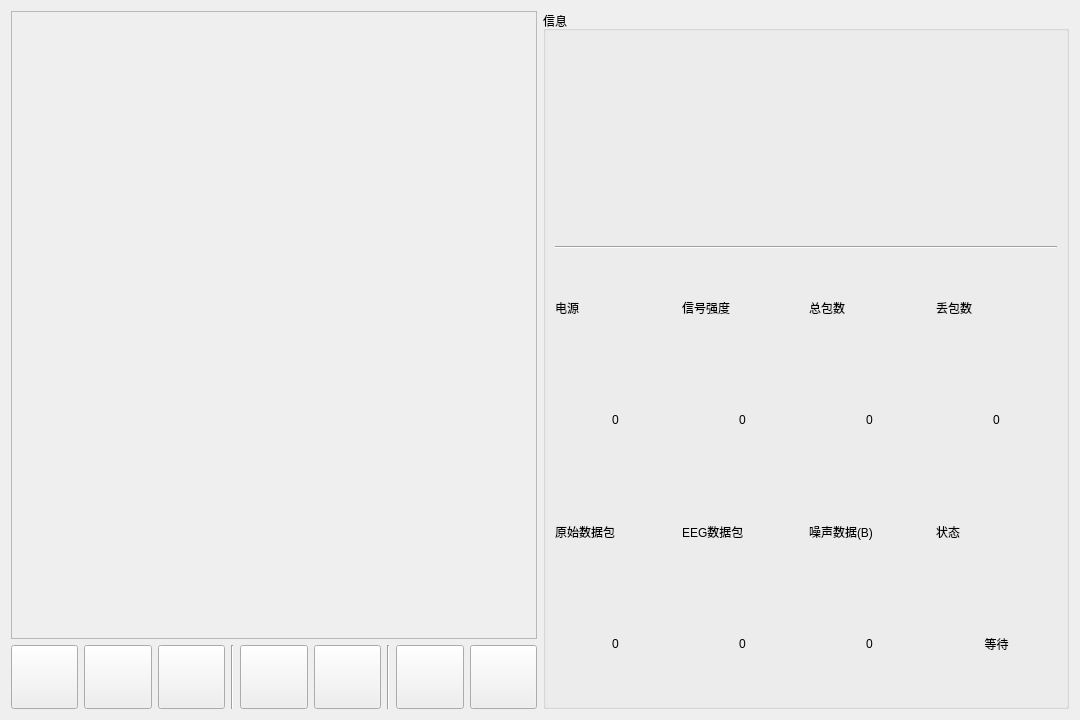
<?xml version="1.0" encoding="UTF-8"?>
<ui version="4.0">
 <class>MainWidget</class>
 <widget class="QWidget" name="MainWidget">
  <property name="geometry">
   <rect>
    <x>0</x>
    <y>0</y>
    <width>1080</width>
    <height>720</height>
   </rect>
  </property>
  <property name="minimumSize">
   <size>
    <width>1080</width>
    <height>720</height>
   </size>
  </property>
  <property name="maximumSize">
   <size>
    <width>1080</width>
    <height>720</height>
   </size>
  </property>
  <property name="windowTitle">
   <string>MainWidget</string>
  </property>
  <property name="styleSheet">
   <string notr="true"/>
  </property>
  <layout class="QGridLayout" name="gridLayout">
   <item row="1" column="0">
    <layout class="QHBoxLayout" name="horizontalLayout">
     <item>
      <widget class="QPushButton" name="btnCOM">
       <property name="minimumSize">
        <size>
         <width>64</width>
         <height>64</height>
        </size>
       </property>
       <property name="toolTip">
        <string>读取串口数据</string>
       </property>
       <property name="text">
        <string/>
       </property>
       <property name="icon">
        <iconset resource="resource.qrc">
         <normaloff>:/resource/icon/serialport.svg</normaloff>:/resource/icon/serialport.svg</iconset>
       </property>
       <property name="iconSize">
        <size>
         <width>64</width>
         <height>64</height>
        </size>
       </property>
      </widget>
     </item>
     <item>
      <widget class="QPushButton" name="btnSim">
       <property name="minimumSize">
        <size>
         <width>64</width>
         <height>64</height>
        </size>
       </property>
       <property name="toolTip">
        <string>使用模拟数据</string>
       </property>
       <property name="text">
        <string/>
       </property>
       <property name="icon">
        <iconset resource="resource.qrc">
         <normaloff>:/resource/icon/sim.svg</normaloff>:/resource/icon/sim.svg</iconset>
       </property>
       <property name="iconSize">
        <size>
         <width>64</width>
         <height>64</height>
        </size>
       </property>
      </widget>
     </item>
     <item>
      <widget class="QPushButton" name="btnLocal">
       <property name="minimumSize">
        <size>
         <width>64</width>
         <height>64</height>
        </size>
       </property>
       <property name="toolTip">
        <string>读取本地文件</string>
       </property>
       <property name="text">
        <string/>
       </property>
       <property name="icon">
        <iconset resource="resource.qrc">
         <normaloff>:/resource/icon/open.svg</normaloff>:/resource/icon/open.svg</iconset>
       </property>
       <property name="iconSize">
        <size>
         <width>64</width>
         <height>64</height>
        </size>
       </property>
      </widget>
     </item>
     <item>
      <widget class="Line" name="lineOpen">
       <property name="orientation">
        <enum>Qt::Orientation::Vertical</enum>
       </property>
      </widget>
     </item>
     <item>
      <widget class="QPushButton" name="btnPlay">
       <property name="minimumSize">
        <size>
         <width>64</width>
         <height>64</height>
        </size>
       </property>
       <property name="statusTip">
        <string>运行</string>
       </property>
       <property name="text">
        <string/>
       </property>
       <property name="icon">
        <iconset resource="resource.qrc">
         <normaloff>:/resource/icon/resume.svg</normaloff>:/resource/icon/resume.svg</iconset>
       </property>
       <property name="iconSize">
        <size>
         <width>64</width>
         <height>64</height>
        </size>
       </property>
      </widget>
     </item>
     <item>
      <widget class="QPushButton" name="btnPause">
       <property name="minimumSize">
        <size>
         <width>64</width>
         <height>64</height>
        </size>
       </property>
       <property name="statusTip">
        <string>暂停</string>
       </property>
       <property name="text">
        <string/>
       </property>
       <property name="icon">
        <iconset resource="resource.qrc">
         <normaloff>:/resource/icon/pause.svg</normaloff>:/resource/icon/pause.svg</iconset>
       </property>
       <property name="iconSize">
        <size>
         <width>64</width>
         <height>64</height>
        </size>
       </property>
      </widget>
     </item>
     <item>
      <widget class="Line" name="lineClear">
       <property name="orientation">
        <enum>Qt::Orientation::Vertical</enum>
       </property>
      </widget>
     </item>
     <item>
      <widget class="QPushButton" name="btnClear">
       <property name="minimumSize">
        <size>
         <width>64</width>
         <height>64</height>
        </size>
       </property>
       <property name="toolTip">
        <string>清空数据</string>
       </property>
       <property name="statusTip">
        <string>清空缓存</string>
       </property>
       <property name="text">
        <string/>
       </property>
       <property name="icon">
        <iconset resource="resource.qrc">
         <normaloff>:/resource/icon/clear.svg</normaloff>:/resource/icon/clear.svg</iconset>
       </property>
       <property name="iconSize">
        <size>
         <width>64</width>
         <height>64</height>
        </size>
       </property>
      </widget>
     </item>
     <item>
      <widget class="QPushButton" name="btnSave">
       <property name="minimumSize">
        <size>
         <width>64</width>
         <height>64</height>
        </size>
       </property>
       <property name="toolTip">
        <string>保存数据</string>
       </property>
       <property name="statusTip">
        <string>保存数据</string>
       </property>
       <property name="text">
        <string/>
       </property>
       <property name="icon">
        <iconset resource="resource.qrc">
         <normaloff>:/resource/icon/save.svg</normaloff>:/resource/icon/save.svg</iconset>
       </property>
       <property name="iconSize">
        <size>
         <width>64</width>
         <height>64</height>
        </size>
       </property>
      </widget>
     </item>
    </layout>
   </item>
   <item row="0" column="1" rowspan="2">
    <widget class="QGroupBox" name="groupBoxInfo">
     <property name="sizePolicy">
      <sizepolicy hsizetype="Preferred" vsizetype="Preferred">
       <horstretch>0</horstretch>
       <verstretch>0</verstretch>
      </sizepolicy>
     </property>
     <property name="title">
      <string>信息</string>
     </property>
     <layout class="QGridLayout" name="gridLayout_2">
      <item row="0" column="0" colspan="2">
       <widget class="Indicator" name="widgetAttention" native="true">
        <property name="minimumSize">
         <size>
          <width>200</width>
          <height>200</height>
         </size>
        </property>
       </widget>
      </item>
      <item row="0" column="2" colspan="2">
       <widget class="Indicator" name="widgetMeditation" native="true">
        <property name="minimumSize">
         <size>
          <width>200</width>
          <height>200</height>
         </size>
        </property>
       </widget>
      </item>
      <item row="1" column="0" colspan="4">
       <widget class="Line" name="lineInfo">
        <property name="orientation">
         <enum>Qt::Orientation::Horizontal</enum>
        </property>
       </widget>
      </item>
      <item row="2" column="0">
       <widget class="QLabel" name="labelPower">
        <property name="styleSheet">
         <string notr="true"/>
        </property>
        <property name="text">
         <string>电源</string>
        </property>
       </widget>
      </item>
      <item row="2" column="1">
       <widget class="QLabel" name="labelSignal">
        <property name="styleSheet">
         <string notr="true"/>
        </property>
        <property name="text">
         <string>信号强度</string>
        </property>
       </widget>
      </item>
      <item row="2" column="2">
       <widget class="QLabel" name="labelTotalCnt">
        <property name="styleSheet">
         <string notr="true"/>
        </property>
        <property name="text">
         <string>总包数</string>
        </property>
       </widget>
      </item>
      <item row="2" column="3">
       <widget class="QLabel" name="labelTotalLossRate">
        <property name="styleSheet">
         <string notr="true"/>
        </property>
        <property name="text">
         <string>丢包数</string>
        </property>
       </widget>
      </item>
      <item row="3" column="0">
       <widget class="QLabel" name="labelPowerValue">
        <property name="minimumSize">
         <size>
          <width>50</width>
          <height>50</height>
         </size>
        </property>
        <property name="font">
         <font>
          <family>Arial</family>
         </font>
        </property>
        <property name="styleSheet">
         <string notr="true"/>
        </property>
        <property name="text">
         <string>0</string>
        </property>
        <property name="alignment">
         <set>Qt::AlignmentFlag::AlignCenter</set>
        </property>
       </widget>
      </item>
      <item row="3" column="1">
       <widget class="QLabel" name="labelSignalValue">
        <property name="minimumSize">
         <size>
          <width>50</width>
          <height>50</height>
         </size>
        </property>
        <property name="font">
         <font>
          <family>Arial</family>
         </font>
        </property>
        <property name="styleSheet">
         <string notr="true"/>
        </property>
        <property name="text">
         <string>0</string>
        </property>
        <property name="alignment">
         <set>Qt::AlignmentFlag::AlignCenter</set>
        </property>
       </widget>
      </item>
      <item row="3" column="2">
       <widget class="QLabel" name="labelTotalCntValue">
        <property name="minimumSize">
         <size>
          <width>50</width>
          <height>50</height>
         </size>
        </property>
        <property name="font">
         <font>
          <family>Arial</family>
         </font>
        </property>
        <property name="styleSheet">
         <string notr="true"/>
        </property>
        <property name="text">
         <string>0</string>
        </property>
        <property name="alignment">
         <set>Qt::AlignmentFlag::AlignCenter</set>
        </property>
       </widget>
      </item>
      <item row="3" column="3">
       <widget class="QLabel" name="labelTotalLossValue">
        <property name="minimumSize">
         <size>
          <width>50</width>
          <height>50</height>
         </size>
        </property>
        <property name="font">
         <font>
          <family>Arial</family>
         </font>
        </property>
        <property name="styleSheet">
         <string notr="true"/>
        </property>
        <property name="text">
         <string>0</string>
        </property>
        <property name="alignment">
         <set>Qt::AlignmentFlag::AlignCenter</set>
        </property>
       </widget>
      </item>
      <item row="4" column="0">
       <widget class="QLabel" name="labelRawCnt">
        <property name="styleSheet">
         <string notr="true"/>
        </property>
        <property name="text">
         <string>原始数据包</string>
        </property>
       </widget>
      </item>
      <item row="4" column="1">
       <widget class="QLabel" name="labelEEGCnt">
        <property name="text">
         <string>EEG数据包</string>
        </property>
       </widget>
      </item>
      <item row="4" column="2">
       <widget class="QLabel" name="labelNoise">
        <property name="styleSheet">
         <string notr="true"/>
        </property>
        <property name="text">
         <string>噪声数据(B)</string>
        </property>
       </widget>
      </item>
      <item row="4" column="3">
       <widget class="QLabel" name="labelStatus">
        <property name="styleSheet">
         <string notr="true"/>
        </property>
        <property name="text">
         <string>状态</string>
        </property>
       </widget>
      </item>
      <item row="5" column="0">
       <widget class="QLabel" name="labelRawCntValue">
        <property name="minimumSize">
         <size>
          <width>50</width>
          <height>50</height>
         </size>
        </property>
        <property name="font">
         <font>
          <family>Arial</family>
         </font>
        </property>
        <property name="styleSheet">
         <string notr="true"/>
        </property>
        <property name="text">
         <string>0</string>
        </property>
        <property name="alignment">
         <set>Qt::AlignmentFlag::AlignCenter</set>
        </property>
       </widget>
      </item>
      <item row="5" column="1">
       <widget class="QLabel" name="labelEEGCntValue">
        <property name="minimumSize">
         <size>
          <width>50</width>
          <height>50</height>
         </size>
        </property>
        <property name="text">
         <string>0</string>
        </property>
        <property name="alignment">
         <set>Qt::AlignmentFlag::AlignCenter</set>
        </property>
       </widget>
      </item>
      <item row="5" column="2">
       <widget class="QLabel" name="labelNoiseValue">
        <property name="minimumSize">
         <size>
          <width>50</width>
          <height>50</height>
         </size>
        </property>
        <property name="font">
         <font>
          <family>Arial</family>
         </font>
        </property>
        <property name="styleSheet">
         <string notr="true"/>
        </property>
        <property name="text">
         <string>0</string>
        </property>
        <property name="alignment">
         <set>Qt::AlignmentFlag::AlignCenter</set>
        </property>
       </widget>
      </item>
      <item row="5" column="3">
       <widget class="QLabel" name="labelStatusValue">
        <property name="minimumSize">
         <size>
          <width>50</width>
          <height>50</height>
         </size>
        </property>
        <property name="font">
         <font>
          <family>Arial</family>
         </font>
        </property>
        <property name="styleSheet">
         <string notr="true"/>
        </property>
        <property name="text">
         <string>等待</string>
        </property>
        <property name="alignment">
         <set>Qt::AlignmentFlag::AlignCenter</set>
        </property>
       </widget>
      </item>
     </layout>
    </widget>
   </item>
   <item row="0" column="0">
    <widget class="Curve" name="frameCurve">
     <property name="frameShape">
      <enum>QFrame::Shape::StyledPanel</enum>
     </property>
     <property name="frameShadow">
      <enum>QFrame::Shadow::Raised</enum>
     </property>
    </widget>
   </item>
  </layout>
 </widget>
 <customwidgets>
  <customwidget>
   <class>Indicator</class>
   <extends>QWidget</extends>
   <header>indicator.h</header>
   <container>1</container>
  </customwidget>
  <customwidget>
   <class>Curve</class>
   <extends>QFrame</extends>
   <header>curve.h</header>
   <container>1</container>
  </customwidget>
 </customwidgets>
 <resources>
  <include location="resource.qrc"/>
 </resources>
 <connections/>
</ui>
